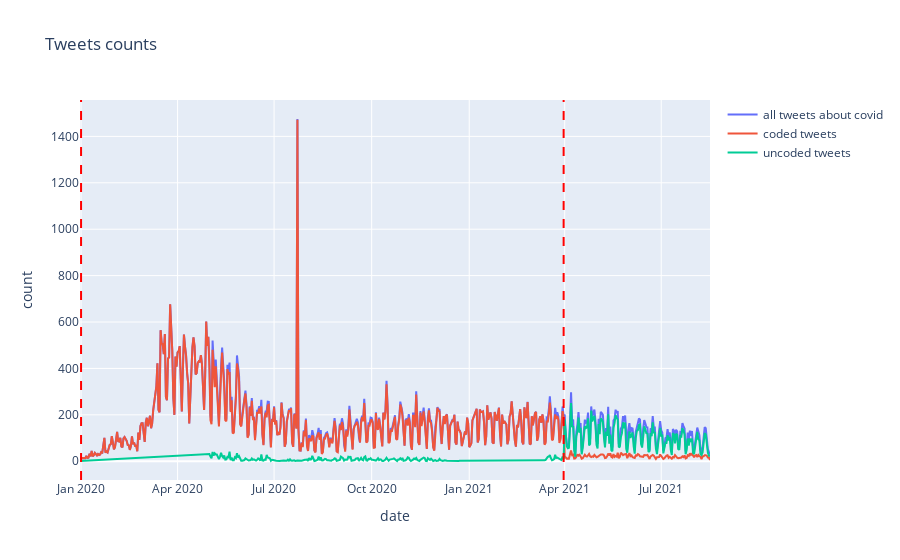

The code cell stored with this chart in its notebook:
### Markdown cell above
#### 1.2 Uncoded tweets

### Code cell
fig = go.Figure()
fig.add_trace(go.Scatter(x=counts_yes.index, y=counts_yes, mode="lines", name="all tweets about covid"))
fig.add_trace(go.Scatter(x=counts_coded.index, y=counts_coded, mode="lines", name="coded tweets"))
fig.add_trace(go.Scatter(x=counts_uncoded.index, y=counts_uncoded, mode="lines", name="uncoded tweets"))

fig.add_vline(x="2020-01-01", line_color="red", line_dash="dash")
fig.add_vline(x="2021-03-31", line_color="red", line_dash="dash")
fig.update_layout(title="Tweets counts", xaxis_title="date", yaxis_title="count")
fig.show()

### Figure 1 — Plotly figure (JSON) as saved in the notebook; plotly's stock layout.template omitted (floating-point values rounded to 4 significant figures; data arrays with more than 128 entries replaced by an {"elided": "..."} marker saying what was removed)
{"data": [{"mode": "lines", "name": "all tweets about covid", "type": "scatter", "x": {"elided": "595 str values"}, "y": {"elided": "595 int values"}}, {"mode": "lines", "name": "coded tweets", "type": "scatter", "x": {"elided": "595 str values"}, "y": {"elided": "595 int values"}}, {"mode": "lines", "name": "uncoded tweets", "type": "scatter", "x": {"elided": "387 str values"}, "y": {"elided": "387 int values"}}], "layout": {"shapes": [{"line": {"color": "red", "dash": "dash"}, "type": "line", "x0": "2020-01-01", "x1": "2020-01-01", "xref": "x", "y0": 0, "y1": 1, "yref": "y domain"}, {"line": {"color": "red", "dash": "dash"}, "type": "line", "x0": "2021-03-31", "x1": "2021-03-31", "xref": "x", "y0": 0, "y1": 1, "yref": "y domain"}], "title": {"text": "Tweets counts"}, "xaxis": {"title": {"text": "date"}}, "yaxis": {"title": {"text": "count"}}}}
